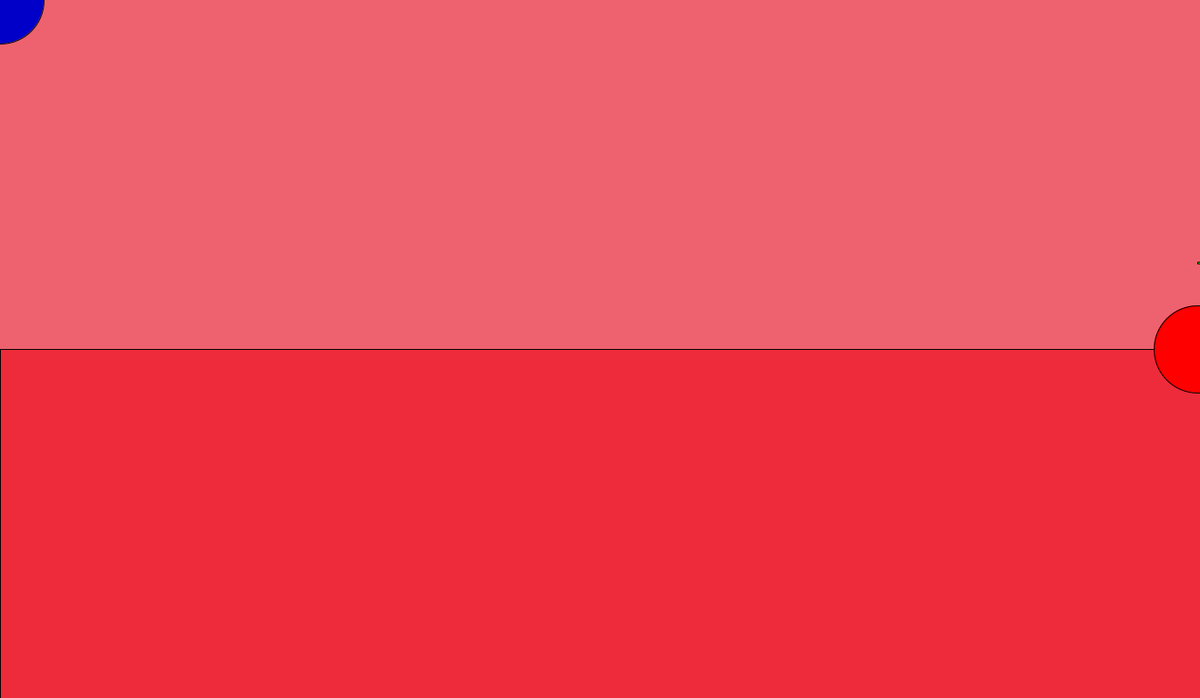
Frame 1 (no input)
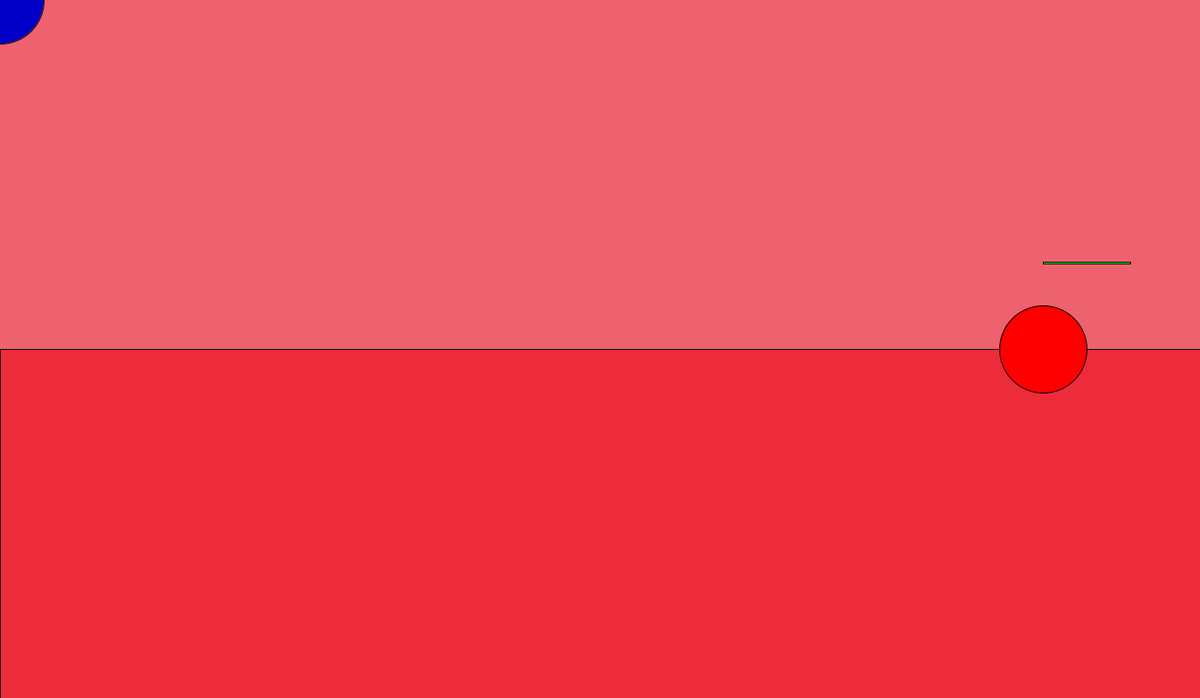
Frame 60 (the mouse pressed at the canvas centre just before this capture)
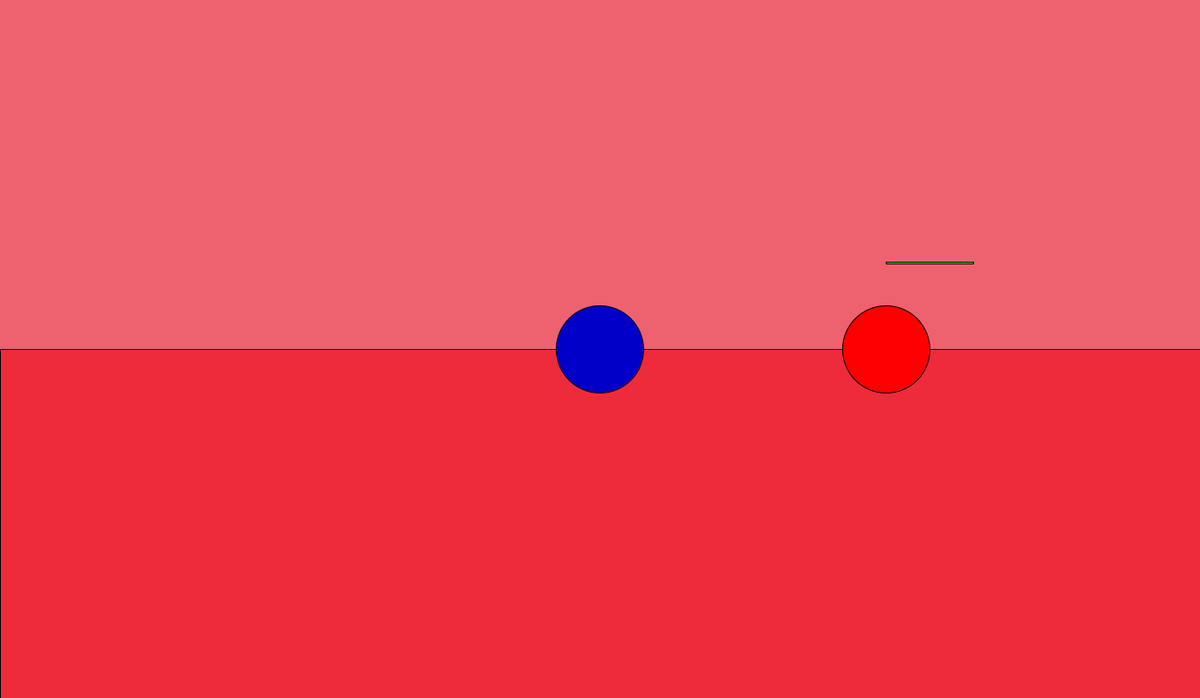
Frame 120 (the mouse held since frame 60 and released just before this capture)

The Processing sketch that drew these frames (run headless with seeded random() and noise(); from frame 60 on, the mouse is pressed at the canvas centre):

// Processing sketch: virus_game
// ── virus_game.pde
float redCellX = 1375;
float levensStrook = 100;
float aantalVirussen = 1;
boolean is_poppetje_dood = false;
void setup(){
size(1375,800);
background(237,98,110);
fill(237,43,59);
rect(0,400,1375,400);
fill(0,0,200);
}
void draw(){
  background(237,98,110);
 fill(237,43,59);
rect(0,400,1375,400);
if (is_poppetje_dood == true){
  aantalVirussen=aantalVirussen + 1;
  is_poppetje_dood=false;
  redCellX = 1375;
  levensStrook = 100;
}
if (is_poppetje_dood == false) 
{
  redCellX = redCellX-3;
  fill(255,0,0);
  ellipse (redCellX,400,100,100) ;
}
fill(0,0,200);
ellipse(pmouseX,pmouseY,100,100);
fill(0,255,0);
rect (redCellX,300,levensStrook,2);
if(dist(pmouseX,pmouseY,redCellX,400)<= 100) { levensStrook  = levensStrook-1; }
if(levensStrook<=0) 
{ 
  levensStrook=0;
  is_poppetje_dood = true;
}
}
